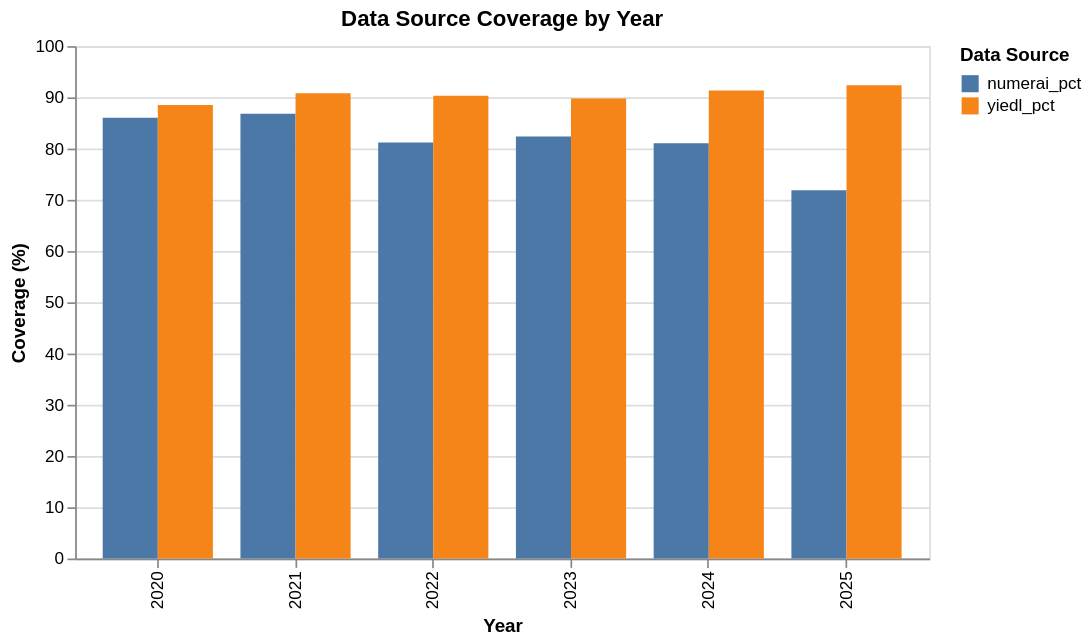

The code cell stored with this chart in its notebook:
### Markdown cell above
### Data Source Coverage

We merge three data sources, each with different coverage:
- **CrowdCent**: 80 features, 0% null (base universe)
- **YIEDL**: 3,669 features (onchain, sentiment, pvm), ~9% null
- **Numerai**: 22 features, ~20% null (starts 2020, no weekends - we forward-fill)

The Numerai nulls are from CC symbols not in Numerai (~10%) and newer symbols added after Numerai's coverage. Pretty good coverage!

### Code cell
# Data source coverage by year
nmr_col = [c for c in merged.columns if c.startswith("nmr_")][0]
yiedl_col = [c for c in merged.columns if c.startswith("yiedl_")][0]

coverage = (
    merged.with_columns(pl.col("date").dt.year().alias("year"))
    .group_by("year")
    .agg(
        pl.len().alias("total"),
        (pl.col(nmr_col).is_not_null().sum() / pl.len() * 100).alias("numerai_pct"),
        (pl.col(yiedl_col).is_not_null().sum() / pl.len() * 100).alias("yiedl_pct"),
    )
    .sort("year")
)

coverage_long = coverage.unpivot(
    index="year",
    on=["numerai_pct", "yiedl_pct"],
    variable_name="source",
    value_name="coverage",
)

alt.Chart(coverage_long.to_pandas()).mark_bar().encode(
    x=alt.X("year:O", title="Year"),
    y=alt.Y("coverage:Q", title="Coverage (%)"),
    color=alt.Color("source:N", title="Data Source"),
    xOffset="source:N",
).properties(title="Data Source Coverage by Year", width=500, height=300)

### Figure 1 — Vega-Lite specification as saved in the notebook (floating-point values rounded to 4 significant figures)
{"config": {"view": {"continuousWidth": 300, "continuousHeight": 300}}, "data": {"name": "data-95e2d636f9c7cd85a21b52052e38a437"}, "mark": {"type": "bar"}, "encoding": {"color": {"field": "source", "title": "Data Source", "type": "nominal"}, "x": {"field": "year", "title": "Year", "type": "ordinal"}, "xOffset": {"field": "source", "type": "nominal"}, "y": {"field": "coverage", "title": "Coverage (%)", "type": "quantitative"}}, "height": 300, "title": "Data Source Coverage by Year", "width": 500, "$schema": "https://vega.github.io/schema/vega-lite/v6.1.0.json", "datasets": {"data-95e2d636f9c7cd85a21b52052e38a437": [{"year": 2020, "source": "numerai_pct", "coverage": 86.03}, {"year": 2021, "source": "numerai_pct", "coverage": 86.78}, {"year": 2022, "source": "numerai_pct", "coverage": 81.18}, {"year": 2023, "source": "numerai_pct", "coverage": 82.34}, {"year": 2024, "source": "numerai_pct", "coverage": 81.04}, {"year": 2025, "source": "numerai_pct", "coverage": 71.86}, {"year": 2020, "source": "yiedl_pct", "coverage": 88.53}, {"year": 2021, "source": "yiedl_pct", "coverage": 90.79}, {"year": 2022, "source": "yiedl_pct", "coverage": 90.33}, {"year": 2023, "source": "yiedl_pct", "coverage": 89.76}, {"year": 2024, "source": "yiedl_pct", "coverage": 91.33}, {"year": 2025, "source": "yiedl_pct", "coverage": 92.37}]}}
